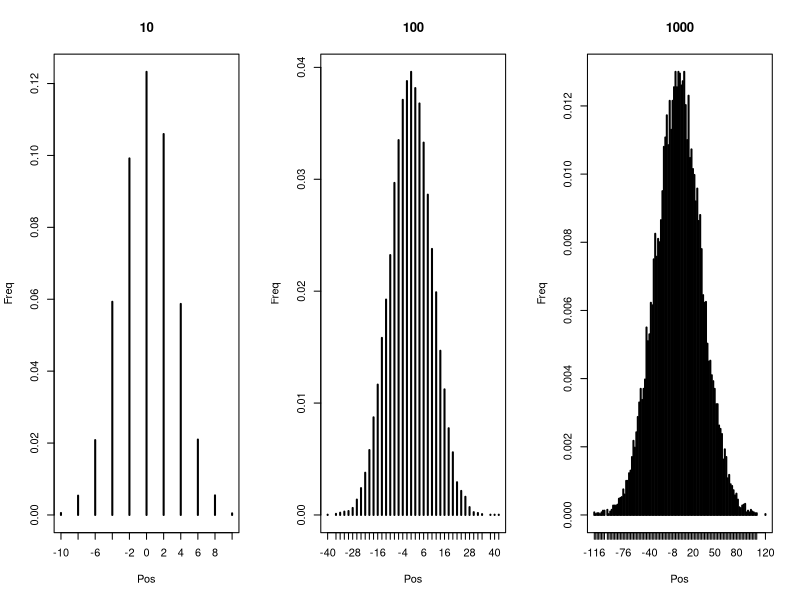

Here is the R script that generated this plot:
## ---- chunk 1
#Parameters
N_values<-c(10,100,1000)
sample<-20000

## ---- chunk 2
#Function
par(mfrow=c(1,length(N_values)))

for(N in N_values){
  RW <- N-2*rbinom(sample,N,0.5)
  dd<-table(RW)/sample/2
  plot(dd,ylab = "Freq",xlab = "Pos", main=N)

  cat("The mean for walks of N=",N,"is",mean(dd),"\n")
  cat("The variance for walks of N=",N,"is",var(RW),"\n")
  
  
  
}

## ---- chunk 3
N<-100 
traj<-1000
gen<-1000
ps<-c(0.5, 1/N)
## ---- chunk 4
#Figure
par(mfrow=c(1,1))

p=1/N

#Initial values
M<-matrix(0,traj,gen) 
M[,1] <- t(rep(p,traj))

sum_fixation_time = 0
num_fixation = 0

sum_extinction_time = 0
num_extinction = 0

already_absorbed = rep(FALSE, traj)

for (t in 2:gen){
  X <- rbinom(traj, N, p)
  p <- X / (N)
  M[,t]=p
  
  newly_fixated <- (X == N) & !already_absorbed
  num_fixation <- num_fixation + sum(newly_fixated)
  sum_fixation_time <- sum_fixation_time + t*sum(newly_fixated)
  
  newly_extinct <- (X == 0) & !already_absorbed
  num_extinction <- num_extinction + sum(newly_extinct)
  sum_extinction_time <- sum_extinction_time + t*sum(newly_extinct)
  
  already_absorbed <- already_absorbed | newly_fixated
  already_absorbed <- already_absorbed | newly_extinct
}

print(sum_fixation_time / num_fixation)
print(sum_extinction_time / num_extinction)
